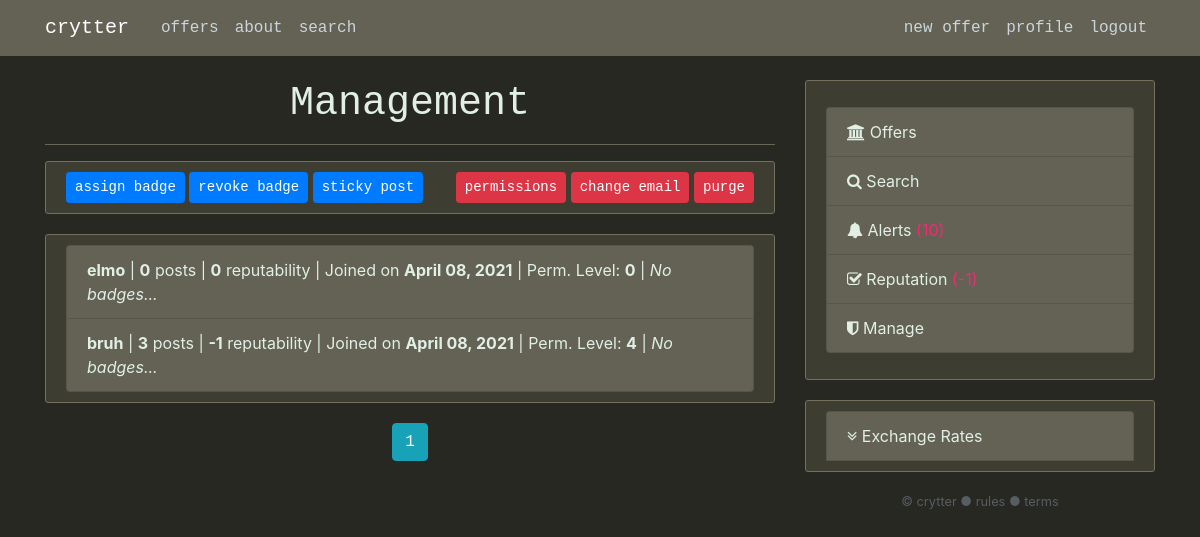
Page /manage (signed in) on the earlier database version.
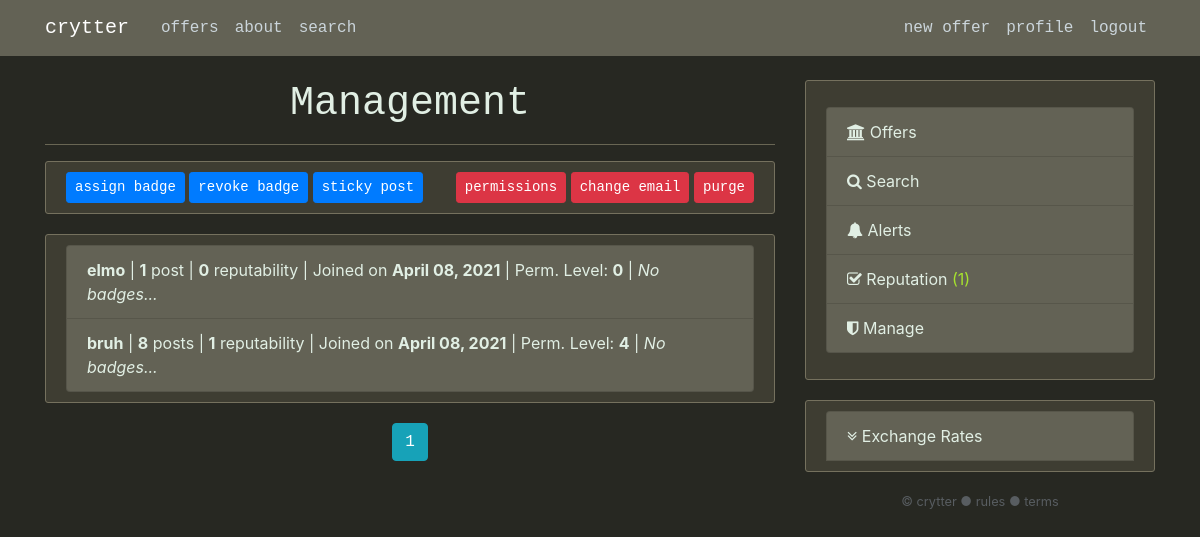
Same page on the later database version.
### crytter/models.py (models this page shows, shortened)
class User(db.Model, UserMixin):
	id = db.Column(db.Integer, primary_key=True)
	username = db.Column(db.String(32), unique=True, nullable=False)
	email = db.Column(db.String(256), unique=True, nullable=False)
	rating = db.Column(db.Integer, nullable=False, default=0)
	rateBar = db.Column(db.String, nullable=False, default='<a href="/help/rating-badge" class="mr-1 btn btn-secondary btn-xs" >New User</a>')
	date_joined = db.Column(db.DateTime, nullable=False, default=datetime.utcnow)
	biography = db.Column(db.Text, nullable=False, default='')
	image_file = db.Column(db.String, nullable=False, default='default.jpg')
	password = db.Column(db.String(60), nullable=False)
	permission_level = db.Column(db.Integer, nullable=False, default=0)
	last_search = db.Column(db.String(128), nullable=False, default='')
	posts = db.relationship('Post', backref='author', lazy=True)
	comments = db.relationship('Comment', backref='author', lazy=True)
	badges = db.relationship('Badge', backref='bearer', lazy=True)
	alerts = db.relationship('Alert', backref='assoc_user', lazy=True)
	ratesOfOthers = db.relationship('Rating', backref='rater', foreign_keys=[Rating.rater_id], lazy=True)
	ratingsByOthers = db.relationship('Rating', backref='ratee', foreign_keys=[Rating.ratee_id], lazy=True)

### crytter/main/routes.py (the view, shortened to what this page needs)
@main.route('/manage', methods=['GET', 'POST'])
def admin():
	if not current_user.is_authenticated or current_user.permission_level < 3:
		abort(404)
	badgeform = AssignBadgeForm()
	revokebadgeform = RevokeBadgeForm()
	permform = PermissionsForm()
	emailform = ChangeEmailForm()
	stickyform = StickyPostForm()
	delform = DeleteUserForm()
	isAdmin = False
	if current_user.permission_level == 5: isAdmin = True;
	page = request.args.get('page', 1, type=int)
	users = User.query.order_by(User.date_joined.desc()).paginate(page=page, per_page=20)
	if request.method == 'POST': return redirect(url_for('main.admin'))
	return render_template('admin.html', title='admin', users=users, badgeform=badgeform, revokebadgeform=revokebadgeform, permform=permform, emailform=emailform, stickyform=stickyform, delform=delform)

### crytter/models.py (called while the page is built)
@login_manager.user_loader
def load_user(user_id):
	return User.query.get(int(user_id))

### crytter/templates/admin.html (shortened to what this page needs)
{% extends 'layout.html' %}
{% block content %}
	<center><h1>Management</h1></center>
	<hr>
	<div class="content-section">
			<button class='btn btn-primary btn-sm' data-toggle="modal" data-target="#badgeModal">assign badge</button>
			<button class='btn btn-primary btn-sm' data-toggle="modal" data-target="#revokeBadgeModal">revoke badge</button>
			<button class='btn btn-primary btn-sm' data-toggle="modal" data-target="#stickyPostModal">sticky post</button>
		<div style="float:right;">
			<button class='btn btn-danger btn-sm' data-toggle="modal" data-target="#permissionsModal">permissions</button>
			<button class='btn btn-danger btn-sm' data-toggle="modal" data-target="#changeEmailModal">change email</button>
			<button class='btn btn-danger btn-sm' data-toggle="modal" data-target="#purgeModal">purge</button>
		</div>
	</div>
<div class="content-section">
 <ul class="list-group">
 	{% for user in users.items %}
    <li class="list-group-item list-group-item-light"><a class='article-title' href='{{ url_for("users.userpage", username=user.username) }}'><b>{{user.username}}</b></a> | <b>{{ user.posts|length }}</b> {% if user.posts|length == 1 %} post {% else %} posts {% endif %} | <b>{{ user.rating }}</b> reputability | Joined on <b>{{ user.date_joined.strftime('%B %d, %Y') }}</b> | Perm. Level: <b>{{ user.permission_level }}</b> |
    	{% if user.badges %}
    	Badge{% if user.badges|length != 1 %}s{% endif %}:
    	{% for badge in user.badges %}
			<span title="{{ badge.name }}" class="{{ badge.html }}"></span>
	    {% endfor %}
	    {% else %}
	    <i>No badges...</i>
	    {% endif %}
	</li>
    {% endfor %}
</ul>
</div>
<center>
{% for page_num in users.iter_pages(left_edge=1, right_edge=1, left_current=1, right_current=2) %}
	{% if page_num %}
		{% if users.page == page_num %}
		<a class="btn btn-info mb-4" href="{{ url_for('main.admin', page=page_num) }}">{{ page_num }}</a>
		{% else %}
		<a class="btn btn-outline-info mb-4" href="{{ url_for('main.admin', page=page_num) }}">{{ page_num }}</a>
		{% endif %}
	{% else %}
		...
	{% endif %}
	{% endfor %}
</center>
{% endblock content %}

### crytter/templates/layout.html (shortened to what this page needs)
<!DOCTYPE html>
<html lang="en">
<head>
    <link rel="stylesheet" href="https://stackpath.bootstrapcdn.com/bootstrap/4.5.0/css/bootstrap.min.css">
    <link rel="stylesheet" type="text/css" href="{{ url_for('static', filename='main.css') }}">
    <link href="https://maxcdn.bootstrapcdn.com/font-awesome/4.7.0/css/font-awesome.min.css" rel="stylesheet">
</head>
<body style="overflow-y: hidden;">
	<header class="site-header">
	  <nav class="navbar navbar-expand-md navbar-dark bg-steel fixed-top">
	    <div class="container">
	      <a class="navbar-brand mr-4" href="/">crytter</a>
	      <div class="collapse navbar-collapse" id="navbarToggle">
	        <div class="navbar-nav mr-auto">
	          <a class="nav-item nav-link" href="{{ url_for('main.home') }}">offers</a>
	          <a class="nav-item nav-link" href="{{ url_for('main.about') }}">about</a>
	          <a class="nav-item nav-link" href="{{ url_for('main.search') }}">search</a>
	        </div>
	        <div class="navbar-nav">
	        {% if current_user.is_authenticated %}
	        <a class="nav-item nav-link" href="{{ url_for('posts.new_post') }}">new offer</a>
	        <a class="nav-item nav-link" href="{{ url_for('users.userpage', username=current_user.username) }}">profile</a>
	        <a class="nav-item nav-link" href="{{ url_for('users.logout') }}">logout</a>
	        {% else %}
	          <a class="nav-item nav-link" href="{{ url_for('users.login') }}">login</a>
	          <a class="nav-item nav-link" href="{{ url_for('users.register') }}">register</a>
	        {% endif %}
	        </div>
	      </div>
	    </div>
	  </nav>
	</header>
	<main role="main" class="container">
	  <div class="row">
	    <div class="col-md-8" style="height: calc(100vh - 110px); overflow-y: scroll;">
	      {% block content %}{% endblock %}
	    </div>
	    <div class="col-md-4">
	      <div class="content-section">
	      	{% if current_user.is_authenticated %}
	        <p class='text-muted'>
	          <ul class="list-group">
	            <li class="list-group-item list-group-item-light"><a href="{{ url_for('main.home') }}"><span class="fa fa-bank"></span> Offers</a></li>
	            <li class="list-group-item list-group-item-light"><a href="{{ url_for('main.search') }}"><span class="fa fa-search"></span> Search</a></li>
	            <li class="list-group-item list-group-item-light"><a href="{{ url_for('users.alerts') }}"><span class="fa fa-bell"></span> Alerts {% if current_user.alerts|rejectattr("seen")|list %}<span style="color: #f92672;"></span>{% endif %}</a></li>
	            <li class="list-group-item list-group-item-light"><a href="{{ url_for('users.ratings', username=current_user.username) }}"><span class="fa fa-check-square-o"></span> Reputation <span class="{{ 'red' if current_user.rating < 0 else 'green'}}">({{ current_user.rating }})</span></li></a>
	            {% if current_user.permission_level > 2%}<li class="list-group-item list-group-item-light"><a href="{{ url_for('main.admin') }}"><span class="fa fa-shield"></span> Manage</a></li>{% endif %}
	          </ul>
	        </p>
	        {% endif %}
	      </div>
		      <div class="row-md-4">
			      <div class="content-section">
			          <ul class="list-group">
			          	<li class="list-group-item list-group-item-light"><a data-toggle="collapse" href="#currencyList" role="button" aria-expanded="false" aria-controls="currencyList" onclick="e = document.getElementById('down-arrow'); if(getCookie('currencyDropdown') == 'true'){e.classList.remove('fa-angle-double-up'); e.classList.add('fa-angle-double-down'); setCookie('currencyDropdown', false, 3650);}else{e.classList.remove('fa-angle-double-down'); e.classList.add('fa-angle-double-up'); setCookie('currencyDropdown', true, 3650);}"><span id="down-arrow" class="fa fa-angle-double-down"></span> Exchange Rates</a></li>
			          </ul>
		     	 </div>
		    </div>
	    <small style="color: #585d61; display: block; text-align: center;">© crytter ● <a href="{{ url_for('main.help', topic='rules') }}">rules</a> ● <a href="{{ url_for('main.help', topic='terms') }}">terms</a></small>
	    </div>
	  </div>
	</main>
</body>
</html>

Differences in the rows shown:
computed for User "elmo": posts|length "0" → "1"; text "posts" → "post"
changed User "bruh": posts|length "3" → "8"; rating "-1" → "1"; rating (not shown) → "1"
